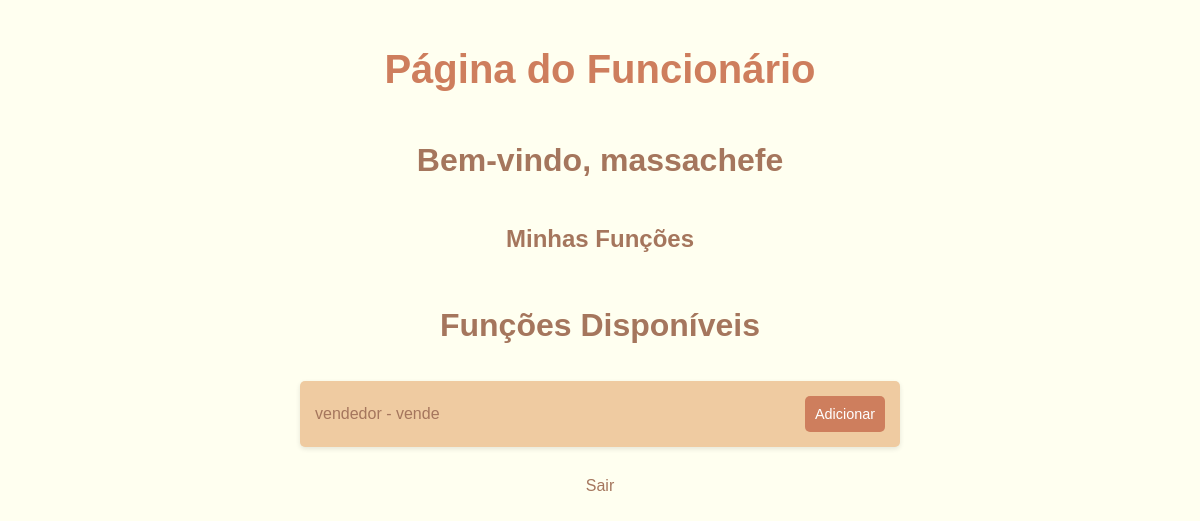
The page /funcionario (signed in) on the database its author committed.
### app.py (models this page shows)
class Cliente(db.Model, UserMixin):
    id = db.Column(db.Integer, primary_key=True)
    nomeusu = db.Column(db.String(150), unique=True, nullable=False)
    senha = db.Column(db.String(150), nullable=False)
    listausu = db.relationship('ListaCompra', backref='owner', lazy=True)

class Funcao(db.Model):
    id = db.Column(db.Integer, primary_key=True)
    nome = db.Column(db.String(150), nullable=False)
    descricao = db.Column(db.String(300), nullable=False)
    salario = db.Column(db.Float, nullable=False)
    horas_por_dia = db.Column(db.Integer, nullable=False)
    vagas = db.Column(db.Integer, nullable=False)
    funcionarios = db.relationship('FuncionarioFuncao', backref='funcao', lazy=True)

### app.py (the view)
@app.route('/funcionario', methods=['GET'])
@login_required
def funcionario_page():
    funcoes = Funcao.query.all()
    funcionario_funcoes = FuncionarioFuncao.query.filter_by(funcionario_id=current_user.id).all()
    return render_template('funcionario.html', funcoes=funcoes, funcionario_funcoes=funcionario_funcoes)

### app.py (called while the page is built)
@login_manager.user_loader
def load_user(user_id):
    user = Cliente.query.get(int(user_id))
    if user is None:
        user = Funcionario.query.get(int(user_id))
    return user

### templates/funcionario.html (shortened to what this page needs)
<!DOCTYPE html>
<html lang="pt-BR">
<head>
</head>
<body>
    <h1>Página do Funcionário</h1>
    <h2>Bem-vindo, {{ current_user.nomeusu }}</h2>
    <h3>Minhas Funções</h3>
    <h2>Funções Disponíveis</h2>
    <ul>
        {% for funcao in funcoes %}
            <li>
                {{ funcao.nome }} - {{ funcao.descricao }}
                <form method="POST" action="{{ url_for('adicionar_funcao', funcionario_id=current_user.id, funcao_id=funcao.id) }}" style="display:inline;">
                    <button type="submit">Adicionar</button>
                </form>
            </li>
        {% endfor %}
    </ul>
    <a href="{{ url_for('logout') }}">Sair</a>
</body>
</html>

### templates/funcionario.html (style rules this page uses)
body { background-color: #FFFFF0; font-family: 'Arial', sans-serif; color: #A5765D; margin: 0; padding: 20px; display: flex; flex-direction: column; align-items: center; }
h1 { font-size: 2.5em; margin-bottom: 20px; color: #CE7E5D; }
h2 { font-size: 2em; margin-top: 30px; color: #A5765D; }
h3 { font-size: 1.5em; margin-top: 20px; color: #A5765D; }
ul { list-style-type: none; padding: 0; width: 100%; max-width: 600px; margin: 0; }
li { background-color: #EFCBA1; padding: 15px; margin: 10px 0; border-radius: 5px; display: flex; justify-content: space-between; align-items: center; box-shadow: 0 2px 5px rgba(0, 0, 0, 0.1); }
button { background-color: #CE7E5D; color: #FFFFFF; padding: 10px; border: none; border-radius: 5px; cursor: pointer; font-size: 0.9em; transition: background-color 0.3s; }
a { margin-top: 20px; color: #A5765D; text-decoration: none; font-size: 1em; }

### rows shown on the page
Cliente: nomeusu "massachefe"
Funcao: nome "vendedor", descricao "vende"
